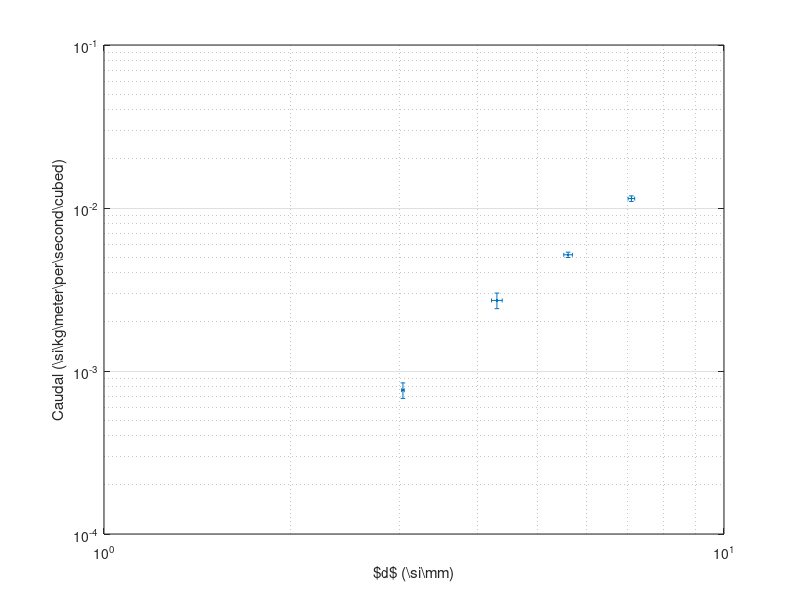

Reproduce this figure in MATLAB. (Note: this script raises an error after producing the figure.)
diametros = csvread("data/diametros.csv");
diametros = diametros(2:end, 2:end);

caudales = csvread("data/caudales.csv");
caudales = caudales(2:end, 2:end);

errorbar(diametros(:, 1), caudales(:, 1), diametros(:, 2), caudales(:, 2), ...
    "~>.");

set(gca, "xscale", "log");
set(gca, "yscale", "log");
xlabel("$d$ (\\si{\\mm})");
ylabel("Caudal (\\si{\\kg\\meter\\per\\second\\cubed})");
grid on;

MyPrint("img/caudales.tikz");
